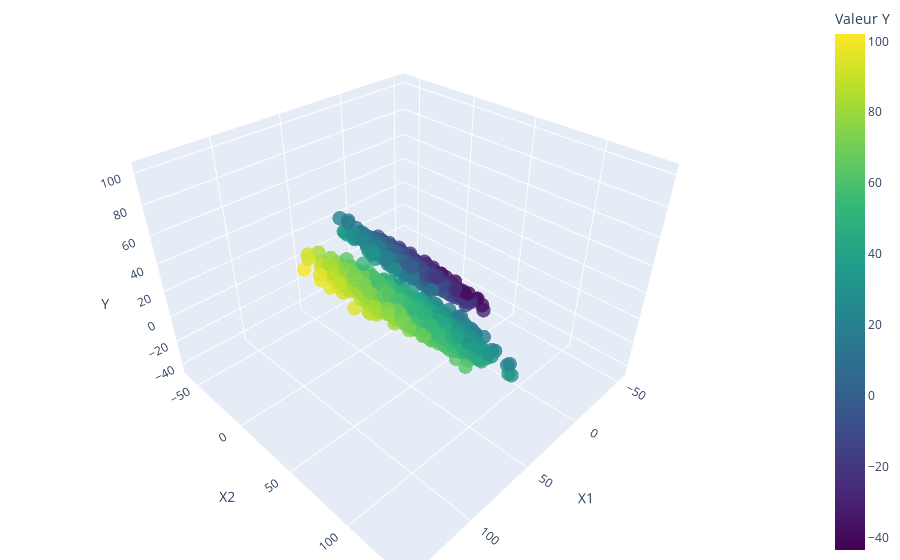

Notebook code for this chart:
### Code cell
new_X = np.concatenate([X,X_eval], axis=0)
new_Y = np.zeros(new_X.shape[0])
generateur = Macsum(2,macsum.phi)
for i in range(new_X.shape[0]):
    y_bot,y_top =  generateur.prediction(new_X[i])
    new_Y[i] = ( y_bot+y_top ) /2
    
plot_3d_points(new_X,new_Y)

### Figure 1 — Plotly figure (JSON) as saved in the notebook; plotly's stock layout.template omitted (floating-point values rounded to 4 significant figures; data arrays with more than 128 entries replaced by an {"elided": "..."} marker saying what was removed)
{"data": [{"marker": {"color": {"elided": "2000 float values"}, "colorbar": {"title": {"text": "Valeur Y"}}, "colorscale": [[0, "#440154"], [0.1111, "#482878"], [0.2222, "#3e4989"], [0.3333, "#31688e"], [0.4444, "#26828e"], [0.5556, "#1f9e89"], [0.6667, "#35b779"], [0.7778, "#6ece58"], [0.8889, "#b5de2b"], [1, "#fde725"]], "opacity": 0.8, "size": 5}, "mode": "markers", "type": "scatter3d", "x": {"elided": "2000 float values"}, "y": {"elided": "2000 float values"}, "z": {"elided": "2000 float values"}}], "layout": {"margin": {"b": 0, "l": 0, "r": 0, "t": 0}, "scene": {"xaxis": {"title": {"text": "X1"}}, "yaxis": {"title": {"text": "X2"}}, "zaxis": {"title": {"text": "Y"}}}}}
